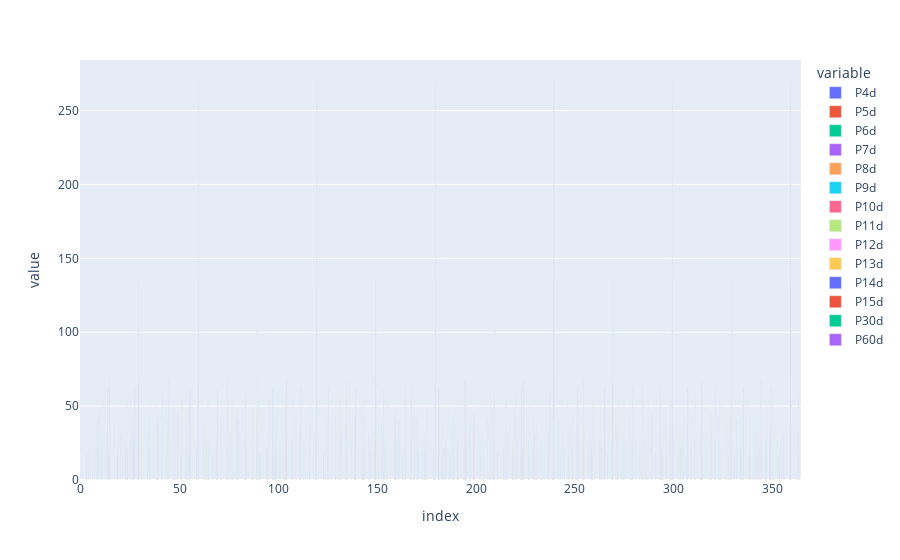

Notebook source saved alongside this figure:
### Code cell
ax = df[df.columns[5:-3]].plot.bar(barmode='group')
ax.show()

### Figure 1 — Plotly figure (JSON) as saved in the notebook; plotly's stock layout.template omitted (floating-point values rounded to 4 significant figures; data arrays with more than 128 entries replaced by an {"elided": "..."} marker saying what was removed)
{"data": [{"alignmentgroup": "True", "hovertemplate": "variable=P4d<br>index=%{x}<br>value=%{y}<extra></extra>", "legendgroup": "P4d", "marker": {"color": "#636efa", "pattern": {"shape": ""}}, "name": "P4d", "offsetgroup": "P4d", "orientation": "v", "showlegend": true, "textposition": "auto", "type": "bar", "x": {"elided": "365 int values"}, "xaxis": "x", "y": {"elided": "365 float values"}, "yaxis": "y"}, {"alignmentgroup": "True", "hovertemplate": "variable=P5d<br>index=%{x}<br>value=%{y}<extra></extra>", "legendgroup": "P5d", "marker": {"color": "#EF553B", "pattern": {"shape": ""}}, "name": "P5d", "offsetgroup": "P5d", "orientation": "v", "showlegend": true, "textposition": "auto", "type": "bar", "x": {"elided": "365 int values"}, "xaxis": "x", "y": {"elided": "365 float values"}, "yaxis": "y"}, {"alignmentgroup": "True", "hovertemplate": "variable=P6d<br>index=%{x}<br>value=%{y}<extra></extra>", "legendgroup": "P6d", "marker": {"color": "#00cc96", "pattern": {"shape": ""}}, "name": "P6d", "offsetgroup": "P6d", "orientation": "v", "showlegend": true, "textposition": "auto", "type": "bar", "x": {"elided": "365 int values"}, "xaxis": "x", "y": {"elided": "365 float values"}, "yaxis": "y"}, {"alignmentgroup": "True", "hovertemplate": "variable=P7d<br>index=%{x}<br>value=%{y}<extra></extra>", "legendgroup": "P7d", "marker": {"color": "#ab63fa", "pattern": {"shape": ""}}, "name": "P7d", "offsetgroup": "P7d", "orientation": "v", "showlegend": true, "textposition": "auto", "type": "bar", "x": {"elided": "365 int values"}, "xaxis": "x", "y": {"elided": "365 float values"}, "yaxis": "y"}, {"alignmentgroup": "True", "hovertemplate": "variable=P8d<br>index=%{x}<br>value=%{y}<extra></extra>", "legendgroup": "P8d", "marker": {"color": "#FFA15A", "pattern": {"shape": ""}}, "name": "P8d", "offsetgroup": "P8d", "orientation": "v", "showlegend": true, "textposition": "auto", "type": "bar", "x": {"elided": "365 int values"}, "xaxis": "x", "y": {"elided": "365 float values"}, "yaxis": "y"}, {"alignmentgroup": "True", "hovertemplate": "variable=P9d<br>index=%{x}<br>value=%{y}<extra></extra>", "legendgroup": "P9d", "marker": {"color": "#19d3f3", "pattern": {"shape": ""}}, "name": "P9d", "offsetgroup": "P9d", "orientation": "v", "showlegend": true, "textposition": "auto", "type": "bar", "x": {"elided": "365 int values"}, "xaxis": "x", "y": {"elided": "365 float values"}, "yaxis": "y"}, {"alignmentgroup": "True", "hovertemplate": "variable=P10d<br>index=%{x}<br>value=%{y}<extra></extra>", "legendgroup": "P10d", "marker": {"color": "#FF6692", "pattern": {"shape": ""}}, "name": "P10d", "offsetgroup": "P10d", "orientation": "v", "showlegend": true, "textposition": "auto", "type": "bar", "x": {"elided": "365 int values"}, "xaxis": "x", "y": {"elided": "365 float values"}, "yaxis": "y"}, {"alignmentgroup": "True", "hovertemplate": "variable=P11d<br>index=%{x}<br>value=%{y}<extra></extra>", "legendgroup": "P11d", "marker": {"color": "#B6E880", "pattern": {"shape": ""}}, "name": "P11d", "offsetgroup": "P11d", "orientation": "v", "showlegend": true, "textposition": "auto", "type": "bar", "x": {"elided": "365 int values"}, "xaxis": "x", "y": {"elided": "365 float values"}, "yaxis": "y"}, {"alignmentgroup": "True", "hovertemplate": "variable=P12d<br>index=%{x}<br>value=%{y}<extra></extra>", "legendgroup": "P12d", "marker": {"color": "#FF97FF", "pattern": {"shape": ""}}, "name": "P12d", "offsetgroup": "P12d", "orientation": "v", "showlegend": true, "textposition": "auto", "type": "bar", "x": {"elided": "365 int values"}, "xaxis": "x", "y": {"elided": "365 float values"}, "yaxis": "y"}, {"alignmentgroup": "True", "hovertemplate": "variable=P13d<br>index=%{x}<br>value=%{y}<extra></extra>", "legendgroup": "P13d", "marker": {"color": "#FECB52", "pattern": {"shape": ""}}, "name": "P13d", "offsetgroup": "P13d", "orientation": "v", "showlegend": true, "textposition": "auto", "type": "bar", "x": {"elided": "365 int values"}, "xaxis": "x", "y": {"elided": "365 float values"}, "yaxis": "y"}, {"alignmentgroup": "True", "hovertemplate": "variable=P14d<br>index=%{x}<br>value=%{y}<extra></extra>", "legendgroup": "P14d", "marker": {"color": "#636efa", "pattern": {"shape": ""}}, "name": "P14d", "offsetgroup": "P14d", "orientation": "v", "showlegend": true, "textposition": "auto", "type": "bar", "x": {"elided": "365 int values"}, "xaxis": "x", "y": {"elided": "365 float values"}, "yaxis": "y"}, {"alignmentgroup": "True", "hovertemplate": "variable=P15d<br>index=%{x}<br>value=%{y}<extra></extra>", "legendgroup": "P15d", "marker": {"color": "#EF553B", "pattern": {"shape": ""}}, "name": "P15d", "offsetgroup": "P15d", "orientation": "v", "showlegend": true, "textposition": "auto", "type": "bar", "x": {"elided": "365 int values"}, "xaxis": "x", "y": {"elided": "365 float values"}, "yaxis": "y"}, {"alignmentgroup": "True", "hovertemplate": "variable=P30d<br>index=%{x}<br>value=%{y}<extra></extra>", "legendgroup": "P30d", "marker": {"color": "#00cc96", "pattern": {"shape": ""}}, "name": "P30d", "offsetgroup": "P30d", "orientation": "v", "showlegend": true, "textposition": "auto", "type": "bar", "x": {"elided": "365 int values"}, "xaxis": "x", "y": {"elided": "365 float values"}, "yaxis": "y"}, {"alignmentgroup": "True", "hovertemplate": "variable=P60d<br>index=%{x}<br>value=%{y}<extra></extra>", "legendgroup": "P60d", "marker": {"color": "#ab63fa", "pattern": {"shape": ""}}, "name": "P60d", "offsetgroup": "P60d", "orientation": "v", "showlegend": true, "textposition": "auto", "type": "bar", "x": {"elided": "365 int values"}, "xaxis": "x", "y": {"elided": "365 float values"}, "yaxis": "y"}], "layout": {"barmode": "group", "legend": {"title": {"text": "variable"}, "tracegroupgap": 0}, "margin": {"t": 60}, "xaxis": {"anchor": "y", "domain": [0, 1], "title": {"text": "index"}}, "yaxis": {"anchor": "x", "domain": [0, 1], "title": {"text": "value"}}}}
